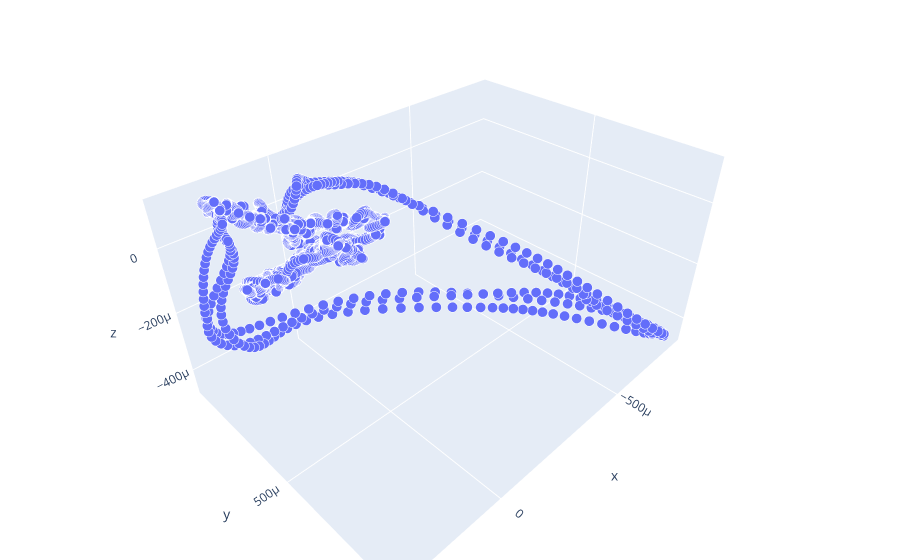

Here is the notebook cell this chart was saved with:
### Code cell
input ={}
input["data_edf"] = 'Data VECG/ECG_2.edf'
input["n_term_start"] = 3
input["n_term_finish"] = 5
input["filt"] = True
input["f_sreza"] = 1
input["f_sampling"] = 2000
input["show_detected_pqrst"] = True
input["show_ecg"] = True
input["plot_3d"] = True
input["save_images"] = False

process(input)

### Figure 1 — Plotly figure (JSON) as saved in the notebook; plotly's stock layout.template omitted (floating-point values rounded to 4 significant figures; data arrays with more than 128 entries replaced by an {"elided": "..."} marker saying what was removed)
{"data": [{"hovertemplate": "x=%{x}<br>y=%{y}<br>z=%{z}<br>size=%{marker.size}<extra></extra>", "legendgroup": "", "marker": {"color": "#636efa", "opacity": 1, "size": {"elided": "4289 int values"}, "sizemode": "area", "sizeref": 1, "symbol": "circle"}, "mode": "markers", "name": "", "scene": "scene", "showlegend": false, "type": "scatter3d", "x": {"elided": "4289 float values"}, "y": {"elided": "4289 float values"}, "z": {"elided": "4289 float values"}}], "layout": {"legend": {"itemsizing": "constant", "tracegroupgap": 0}, "margin": {"b": 0, "l": 0, "r": 0, "t": 0}, "scene": {"domain": {"x": [0, 1], "y": [0, 1]}, "xaxis": {"title": {"text": "x"}}, "yaxis": {"title": {"text": "y"}}, "zaxis": {"title": {"text": "z"}}}}}
